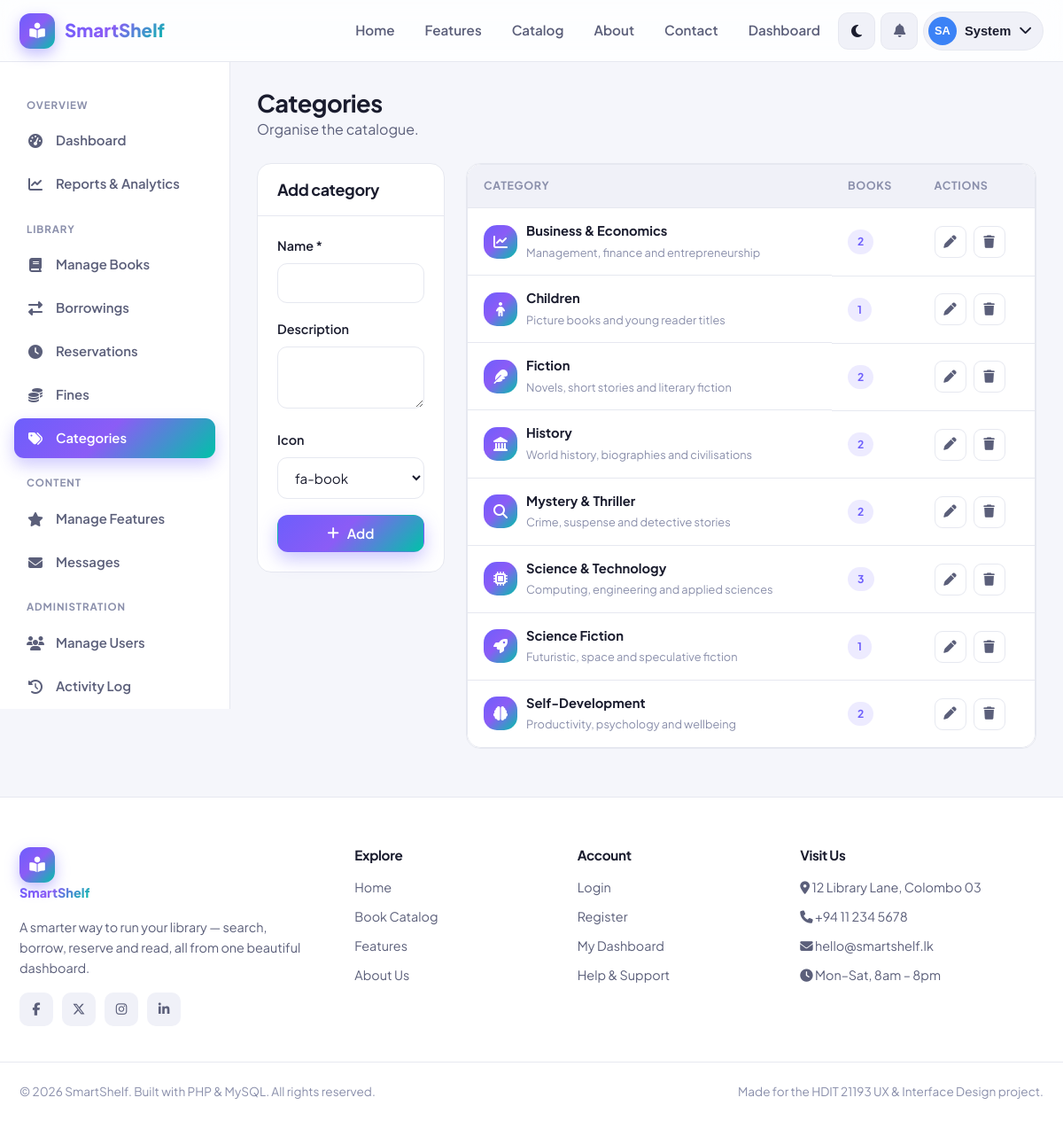
Screenshot of /manage_categories.php (signed in) with the database file from the repository.
### tables this page shows
CREATE TABLE `categories` (
  `category_id`  INT(11) NOT NULL AUTO_INCREMENT,
  `name`         VARCHAR(100) NOT NULL,
  `description`  VARCHAR(255) DEFAULT NULL,
  `icon`         VARCHAR(60) DEFAULT 'fa-book',
  `created_at`   TIMESTAMP NOT NULL DEFAULT CURRENT_TIMESTAMP,
  PRIMARY KEY (`category_id`),
  UNIQUE KEY `name` (`name`)
);

### functions.php (called while the page is built, shortened)
<?php
require_once __DIR__ . '/config.php';
function e($value)
{
    return htmlspecialchars($value ?? '', ENT_QUOTES, 'UTF-8');
}
function db_select($sql, $types = '', $params = [])
{
    global $conn;
    $stmt = $conn->prepare($sql);
    if ($types) {
        $stmt->bind_param($types, ...$params);
    }
    $stmt->execute();
    $result = $stmt->get_result();
    $rows = $result ? $result->fetch_all(MYSQLI_ASSOC) : [];
    return $rows;
}

### manage_categories.php (the view, shortened to what this page needs)
<?php
require_once __DIR__ . '/../includes/functions.php';
$categories = db_select(
    "SELECT c.*, (SELECT COUNT(*) FROM books b WHERE b.category_id=c.category_id) AS book_count
     FROM categories c ORDER BY c.name"
);
$editId = (int) ($_GET['edit'] ?? 0);
$editing = $editId ? db_select_one("SELECT * FROM categories WHERE category_id=?", 'i', [$editId]) : null;
$icons = ['fa-book','fa-feather','fa-microchip','fa-landmark','fa-chart-line','fa-child','fa-brain','fa-magnifying-glass','fa-rocket','fa-flask','fa-music','fa-palette'];
require_once __DIR__ . '/../includes/header.php';
?>
<div class="dash">
    <?php require_once __DIR__ . '/../includes/admin_sidebar.php'; ?>
    <div class="dash-main">
        <div class="dash-header"><div><h1>Categories</h1><p class="text-soft">Organise the catalogue.</p></div></div>
        <div class="grid" style="grid-template-columns:1fr 1.6fr;gap:24px;align-items:start">
            <div class="panel">
                <div class="panel-head"><h2><?= $editing ? 'Edit category' : 'Add category' ?></h2></div>
                <div class="panel-body">
                    <form method="post">
                        <div class="form-group"><label for="name">Name *</label>
                            <input type="text" id="name" name="name" value="<?= e($editing['name'] ?? '') ?>" required></div>
                        <div class="form-group"><label for="description">Description</label>
                            <textarea id="description" name="description" style="min-height:70px"><?= e($editing['description'] ?? '') ?></textarea></div>
                        <div class="form-group"><label for="icon">Icon</label>
                            <select id="icon" name="icon">
                                <?php foreach ($icons as $ic): ?><option value="<?= $ic ?>" <?= ($editing['icon'] ?? '')===$ic?'selected':'' ?>><?= $ic ?></option><?php endforeach; ?>
                            </select>
                        </div>
                        <button class="btn btn-primary btn-block"><i class="fa-solid fa-<?= $editing ? 'floppy-disk' : 'plus' ?>"></i> <?= $editing ? 'Save' : 'Add' ?></button>
                    </form>
                </div>
            </div>
            <div class="panel">
                <div class="table-wrap">
                    <table class="data">
                        <thead><tr><th>Category</th><th>Books</th><th>Actions</th></tr></thead>
                        <tbody>
                        <?php foreach ($categories as $c): ?>
                            <tr>
                                <td class="flex items-center gap-1">
                                    <span class="feature-icon" style="width:38px;height:38px;font-size:1rem;margin:0"><i class="fa-solid <?= e($c['icon']) ?>"></i></span>
                                    <div><strong><?= e($c['name']) ?></strong><br><span class="text-mute" style="font-size:.8rem"><?= e($c['description']) ?></span></div>
                                </td>
                                <td><span class="badge badge-brand"><?= (int)$c['book_count'] ?></span></td>
                                <td>
                                    <div class="table-actions">
                                        <a href="?edit=<?= $c['category_id'] ?>" class="icon-btn"><i class="fa-solid fa-pen"></i></a>
                                        <form method="post" style="margin:0"><?= csrf_field() ?>
                                            <button class="icon-btn danger" data-confirm="Delete this category?"><i class="fa-solid fa-trash"></i></button>
                                        </form>
                                    </div>
                                </td>
                            </tr>
                        <?php endforeach; ?>
                        </tbody>
                    </table>
                </div>
            </div>
        </div>
    </div>
</div>
<?php require_once __DIR__ . '/../includes/footer.php'; ?>

### rows the page displays
categories: name "Business & Economics", description "Management, finance and entrepreneurship", book_count "2"
categories: name "Children", description "Picture books and young reader titles", book_count "1"
categories: name "Fiction", description "Novels, short stories and literary fiction", book_count "2"
categories: name "History", description "World history, biographies and civilisations", book_count "2"
categories: name "Mystery & Thriller", description "Crime, suspense and detective stories", book_count "2"
categories: name "Science & Technology", description "Computing, engineering and applied sciences", book_count "3"
categories: name "Science Fiction", description "Futuristic, space and speculative fiction", book_count "1"
categories: name "Self-Development", description "Productivity, psychology and wellbeing", book_count "2"

### other values shown
SITE_NAME "SmartShelf"
initials($_SESSION['fullname']) "SA"
explode(' ', $_SESSION['fullname'])[0] "System"
form field icon "fa-book"
